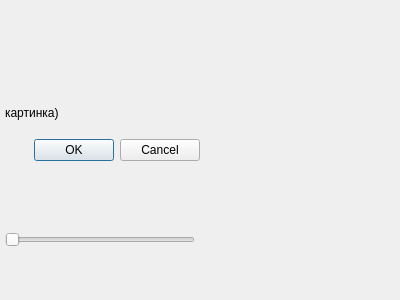
<?xml version="1.0" encoding="UTF-8"?>
<ui version="4.0">
 <class>Dialog</class>
 <widget class="QDialog" name="Dialog">
  <property name="geometry">
   <rect>
    <x>0</x>
    <y>0</y>
    <width>400</width>
    <height>300</height>
   </rect>
  </property>
  <property name="windowTitle">
   <string>Dialog</string>
  </property>
  <widget class="QDialogButtonBox" name="buttonBox">
   <property name="geometry">
    <rect>
     <x>0</x>
     <y>0</y>
     <width>200</width>
     <height>300</height>
    </rect>
   </property>
   <property name="orientation">
    <enum>Qt::Horizontal</enum>
   </property>
   <property name="standardButtons">
    <set>QDialogButtonBox::Cancel|QDialogButtonBox::Ok</set>
   </property>
  </widget>
  <widget class="QLabel" name="label">
   <property name="geometry">
    <rect>
     <x>5</x>
     <y>5</y>
     <width>390</width>
     <height>215</height>
    </rect>
   </property>
   <property name="text">
    <string>картинка)</string>
   </property>
  </widget>
  <widget class="QSlider" name="horizontalSlider">
   <property name="geometry">
    <rect>
     <x>5</x>
     <y>230</y>
     <width>190</width>
     <height>20</height>
    </rect>
   </property>
   <property name="orientation">
    <enum>Qt::Horizontal</enum>
   </property>
  </widget>
 </widget>
 <resources/>
 <connections>
  <connection>
   <sender>buttonBox</sender>
   <signal>accepted()</signal>
   <receiver>Dialog</receiver>
   <slot>accept()</slot>
   <hints>
    <hint type="sourcelabel">
     <x>248</x>
     <y>254</y>
    </hint>
    <hint type="destinationlabel">
     <x>157</x>
     <y>274</y>
    </hint>
   </hints>
  </connection>
  <connection>
   <sender>buttonBox</sender>
   <signal>rejected()</signal>
   <receiver>Dialog</receiver>
   <slot>reject()</slot>
   <hints>
    <hint type="sourcelabel">
     <x>316</x>
     <y>260</y>
    </hint>
    <hint type="destinationlabel">
     <x>286</x>
     <y>274</y>
    </hint>
   </hints>
  </connection>
 </connections>
</ui>
